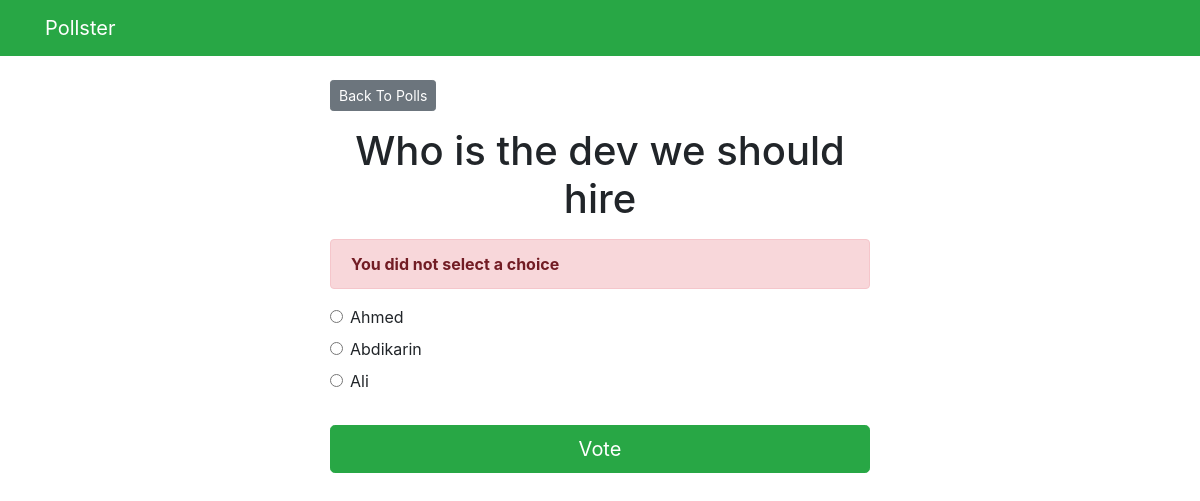
/polls/2/vote/, run on an earlier commit of the app's database.
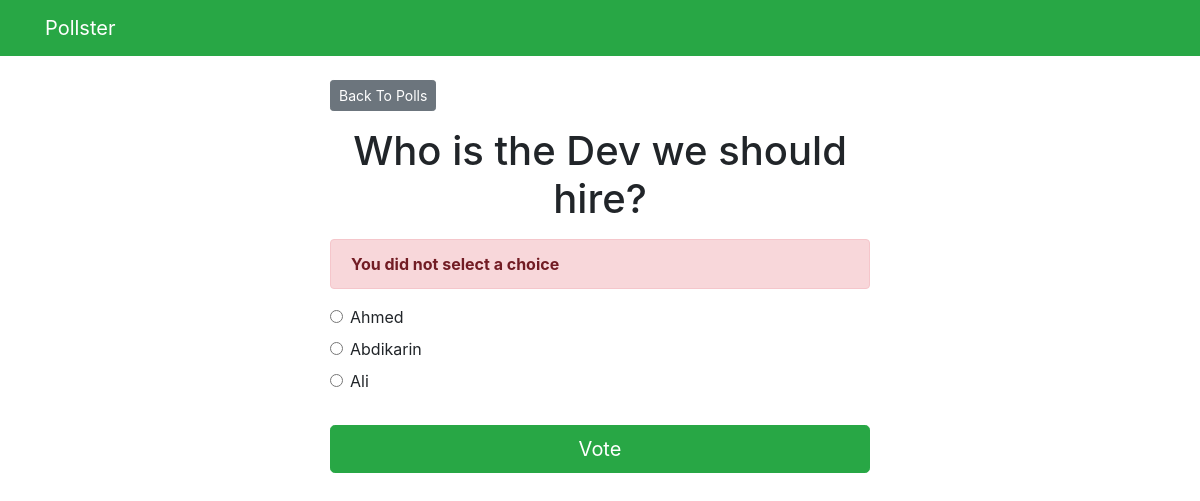
And on a later commit of the database.
### polls/models.py (models this page shows, shortened)
class Question(models.Model):
    question_text = models.CharField(max_length=200)
    pub_date = models.DateTimeField('date published')

### polls/views.py (the view)
# urls.py: path('<int:question_id>/vote/', views.vote, name='vote')
def vote(request, question_id):
    question = get_object_or_404(Question, pk=question_id)
    try:
        selected_choice = question.choice_set.get(pk=request.POST['choice'])
    except (KeyError, Choice.DoesNotExist):
        return render(request, 'polls/detail.html', {
            'question': question,
            'error_message': "You did not select a choice",
        })
    else:
        selected_choice.votes += 1
        selected_choice.save()
        return HttpResponseRedirect(reverse('polls:results', args=(question.id,)))

### templates/polls/detail.html
{% extends 'base.html' %} {% block content %}
<a class="btn btn-secondary btn-sm mb-3" href="{% url 'polls:index' %}"
  >Back To Polls</a
>
<h1 class="text-center mb-3">{{ question.question_text }}</h1>
{% if error_message %}
<p class="alert alert-danger">
  <strong>{{ error_message }}</strong>
</p>
{% endif %}
<form action="{% url 'polls:vote' question.id %}" method="post">
  {% csrf_token %} {% for choice in question.choice_set.all %}
  <div class="form-check">
    <input
      type="radio"
      name="choice"
      class="form-check-input"
      id="choice{{ forloop.counter }}"
      value="{{ choice.id }}"
    />
    <label for="choice{{ forloop.counter }}">{{ choice.choice_text }}</label>
  </div>
  {% endfor %}
  <input
    type="submit"
    value="Vote"
    class="btn btn-success btn-lg btn-block mt-4"
  />
</form>
{% endblock %}

What changed in the data, as far as the page shows it:
changed Question: question_text "Who is the dev we should hire" → "Who is the Dev we should hire?"
